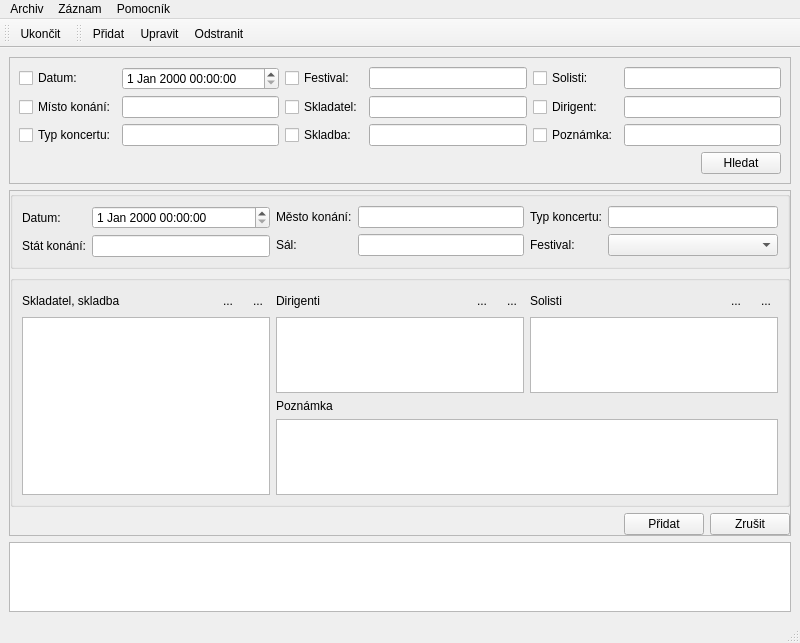
<?xml version="1.0" encoding="UTF-8"?>
<ui version="4.0">
 <class>MainWindow</class>
 <widget class="QMainWindow" name="MainWindow">
  <property name="geometry">
   <rect>
    <x>0</x>
    <y>0</y>
    <width>800</width>
    <height>643</height>
   </rect>
  </property>
  <property name="windowTitle">
   <string>Filharmonie Brno - Arcihv koncertů</string>
  </property>
  <widget class="QWidget" name="centralwidget">
   <layout class="QGridLayout" name="gridLayout_9">
    <item row="0" column="0">
     <widget class="QFrame" name="frame_search">
      <property name="frameShape">
       <enum>QFrame::StyledPanel</enum>
      </property>
      <property name="frameShadow">
       <enum>QFrame::Raised</enum>
      </property>
      <layout class="QGridLayout" name="gridLayout_2">
       <item row="0" column="0">
        <widget class="QCheckBox" name="checkBox">
         <property name="text">
          <string>Datum:</string>
         </property>
        </widget>
       </item>
       <item row="0" column="1">
        <widget class="QDateTimeEdit" name="dateTimeEdit_2"/>
       </item>
       <item row="0" column="2">
        <widget class="QCheckBox" name="checkBox_4">
         <property name="text">
          <string>Festival:</string>
         </property>
        </widget>
       </item>
       <item row="0" column="3">
        <widget class="QLineEdit" name="lineEdit_14"/>
       </item>
       <item row="0" column="4">
        <widget class="QCheckBox" name="checkBox_7">
         <property name="text">
          <string>Solisti:</string>
         </property>
        </widget>
       </item>
       <item row="0" column="5">
        <widget class="QLineEdit" name="lineEdit_15"/>
       </item>
       <item row="1" column="0">
        <widget class="QCheckBox" name="checkBox_2">
         <property name="text">
          <string>Místo konání:</string>
         </property>
        </widget>
       </item>
       <item row="1" column="1">
        <widget class="QLineEdit" name="lineEdit_9"/>
       </item>
       <item row="1" column="2">
        <widget class="QCheckBox" name="checkBox_5">
         <property name="text">
          <string>Skladatel:</string>
         </property>
        </widget>
       </item>
       <item row="1" column="3">
        <widget class="QLineEdit" name="lineEdit_12"/>
       </item>
       <item row="1" column="4">
        <widget class="QCheckBox" name="checkBox_8">
         <property name="text">
          <string>Dirigent:</string>
         </property>
        </widget>
       </item>
       <item row="1" column="5">
        <widget class="QLineEdit" name="lineEdit_10"/>
       </item>
       <item row="2" column="0">
        <widget class="QCheckBox" name="checkBox_3">
         <property name="text">
          <string>Typ koncertu:</string>
         </property>
        </widget>
       </item>
       <item row="2" column="1">
        <widget class="QLineEdit" name="lineEdit_13"/>
       </item>
       <item row="2" column="2">
        <widget class="QCheckBox" name="checkBox_6">
         <property name="text">
          <string>Skladba:</string>
         </property>
        </widget>
       </item>
       <item row="2" column="3">
        <widget class="QLineEdit" name="lineEdit_16"/>
       </item>
       <item row="2" column="4">
        <widget class="QCheckBox" name="checkBox_9">
         <property name="text">
          <string>Poznámka:</string>
         </property>
        </widget>
       </item>
       <item row="2" column="5">
        <widget class="QLineEdit" name="lineEdit_11"/>
       </item>
       <item row="3" column="0" colspan="6">
        <layout class="QHBoxLayout" name="horizontalLayout_2">
         <item>
          <spacer name="horizontalSpacer_2">
           <property name="orientation">
            <enum>Qt::Horizontal</enum>
           </property>
           <property name="sizeHint" stdset="0">
            <size>
             <width>40</width>
             <height>20</height>
            </size>
           </property>
          </spacer>
         </item>
         <item>
          <widget class="QPushButton" name="btn_search">
           <property name="text">
            <string>Hledat</string>
           </property>
           <property name="icon">
            <iconset resource="resource.qrc">
             <normaloff>:/icons/icons/Actions-edit-find-icon.png</normaloff>:/icons/icons/Actions-edit-find-icon.png</iconset>
           </property>
           <property name="iconSize">
            <size>
             <width>24</width>
             <height>24</height>
            </size>
           </property>
          </widget>
         </item>
        </layout>
       </item>
      </layout>
     </widget>
    </item>
    <item row="1" column="0">
     <widget class="QFrame" name="frame_edit">
      <property name="frameShape">
       <enum>QFrame::StyledPanel</enum>
      </property>
      <property name="frameShadow">
       <enum>QFrame::Raised</enum>
      </property>
      <layout class="QGridLayout" name="gridLayout_11">
       <property name="leftMargin">
        <number>0</number>
       </property>
       <property name="topMargin">
        <number>0</number>
       </property>
       <property name="rightMargin">
        <number>0</number>
       </property>
       <property name="bottomMargin">
        <number>0</number>
       </property>
       <item row="0" column="0">
        <widget class="QGroupBox" name="groupBox">
         <property name="title">
          <string/>
         </property>
         <layout class="QGridLayout" name="gridLayout_8">
          <item row="0" column="0">
           <layout class="QGridLayout" name="gridLayout">
            <item row="0" column="0">
             <widget class="QLabel" name="label">
              <property name="text">
               <string>Datum:</string>
              </property>
             </widget>
            </item>
            <item row="0" column="1">
             <widget class="QDateTimeEdit" name="dateTimeEdit"/>
            </item>
            <item row="1" column="0">
             <widget class="QLabel" name="label_2">
              <property name="text">
               <string>Stát konání:</string>
              </property>
             </widget>
            </item>
            <item row="1" column="1">
             <widget class="QLineEdit" name="lineEdit"/>
            </item>
           </layout>
          </item>
          <item row="0" column="1">
           <layout class="QGridLayout" name="gridLayout_5">
            <item row="0" column="0">
             <widget class="QLabel" name="label_3">
              <property name="text">
               <string>Město konání:</string>
              </property>
             </widget>
            </item>
            <item row="0" column="1">
             <widget class="QLineEdit" name="lineEdit_2"/>
            </item>
            <item row="1" column="0">
             <widget class="QLabel" name="label_5">
              <property name="text">
               <string>Sál:</string>
              </property>
             </widget>
            </item>
            <item row="1" column="1">
             <widget class="QLineEdit" name="lineEdit_3"/>
            </item>
           </layout>
          </item>
          <item row="0" column="2">
           <layout class="QGridLayout" name="gridLayout_7">
            <item row="0" column="0">
             <widget class="QLabel" name="label_4">
              <property name="text">
               <string>Typ koncertu:</string>
              </property>
             </widget>
            </item>
            <item row="0" column="1">
             <widget class="QLineEdit" name="lineEdit_4"/>
            </item>
            <item row="1" column="0">
             <widget class="QLabel" name="label_9">
              <property name="text">
               <string>Festival:</string>
              </property>
             </widget>
            </item>
            <item row="1" column="1">
             <widget class="QComboBox" name="comboBox"/>
            </item>
           </layout>
          </item>
         </layout>
         <zorder></zorder>
         <zorder></zorder>
         <zorder></zorder>
        </widget>
       </item>
       <item row="1" column="0">
        <widget class="QGroupBox" name="groupBox_2">
         <property name="title">
          <string/>
         </property>
         <layout class="QGridLayout" name="gridLayout_10">
          <item row="0" column="0" rowspan="2">
           <layout class="QGridLayout" name="gridLayout_3">
            <item row="0" column="0">
             <widget class="QLabel" name="label_6">
              <property name="text">
               <string>Skladatel, skladba</string>
              </property>
             </widget>
            </item>
            <item row="0" column="1">
             <widget class="QToolButton" name="toolButton">
              <property name="text">
               <string>...</string>
              </property>
              <property name="icon">
               <iconset resource="resource.qrc">
                <normaloff>:/icons/icons/Actions-list-add-icon.png</normaloff>:/icons/icons/Actions-list-add-icon.png</iconset>
              </property>
              <property name="autoRaise">
               <bool>true</bool>
              </property>
             </widget>
            </item>
            <item row="0" column="2">
             <widget class="QToolButton" name="toolButton_2">
              <property name="text">
               <string>...</string>
              </property>
              <property name="icon">
               <iconset resource="resource.qrc">
                <normaloff>:/icons/icons/Actions-list-remove-icon.png</normaloff>:/icons/icons/Actions-list-remove-icon.png</iconset>
              </property>
              <property name="autoRaise">
               <bool>true</bool>
              </property>
             </widget>
            </item>
            <item row="1" column="0" colspan="3">
             <widget class="QListView" name="listView"/>
            </item>
           </layout>
          </item>
          <item row="0" column="1">
           <layout class="QGridLayout" name="gridLayout_4">
            <item row="0" column="0">
             <widget class="QLabel" name="label_7">
              <property name="text">
               <string>Dirigenti</string>
              </property>
             </widget>
            </item>
            <item row="0" column="1">
             <widget class="QToolButton" name="toolButton_3">
              <property name="text">
               <string>...</string>
              </property>
              <property name="icon">
               <iconset resource="resource.qrc">
                <normaloff>:/icons/icons/Actions-list-add-icon.png</normaloff>:/icons/icons/Actions-list-add-icon.png</iconset>
              </property>
              <property name="autoRaise">
               <bool>true</bool>
              </property>
             </widget>
            </item>
            <item row="0" column="2">
             <widget class="QToolButton" name="toolButton_4">
              <property name="text">
               <string>...</string>
              </property>
              <property name="icon">
               <iconset resource="resource.qrc">
                <normaloff>:/icons/icons/Actions-list-remove-icon.png</normaloff>:/icons/icons/Actions-list-remove-icon.png</iconset>
              </property>
              <property name="autoRaise">
               <bool>true</bool>
              </property>
             </widget>
            </item>
            <item row="1" column="0" colspan="3">
             <widget class="QListView" name="listView_3">
              <property name="sizePolicy">
               <sizepolicy hsizetype="Preferred" vsizetype="Expanding">
                <horstretch>0</horstretch>
                <verstretch>0</verstretch>
               </sizepolicy>
              </property>
             </widget>
            </item>
           </layout>
          </item>
          <item row="0" column="2">
           <layout class="QGridLayout" name="gridLayout_6">
            <item row="0" column="0">
             <widget class="QLabel" name="label_10">
              <property name="text">
               <string>Solisti</string>
              </property>
             </widget>
            </item>
            <item row="0" column="1">
             <widget class="QToolButton" name="toolButton_5">
              <property name="text">
               <string>...</string>
              </property>
              <property name="icon">
               <iconset resource="resource.qrc">
                <normaloff>:/icons/icons/Actions-list-add-icon.png</normaloff>:/icons/icons/Actions-list-add-icon.png</iconset>
              </property>
              <property name="autoRaise">
               <bool>true</bool>
              </property>
             </widget>
            </item>
            <item row="0" column="2">
             <widget class="QToolButton" name="toolButton_6">
              <property name="text">
               <string>...</string>
              </property>
              <property name="icon">
               <iconset resource="resource.qrc">
                <normaloff>:/icons/icons/Actions-list-remove-icon.png</normaloff>:/icons/icons/Actions-list-remove-icon.png</iconset>
              </property>
              <property name="autoRaise">
               <bool>true</bool>
              </property>
             </widget>
            </item>
            <item row="1" column="0" colspan="3">
             <widget class="QListView" name="listView_2">
              <property name="sizePolicy">
               <sizepolicy hsizetype="Preferred" vsizetype="Expanding">
                <horstretch>0</horstretch>
                <verstretch>0</verstretch>
               </sizepolicy>
              </property>
             </widget>
            </item>
           </layout>
          </item>
          <item row="1" column="1" colspan="2">
           <layout class="QVBoxLayout" name="verticalLayout_3">
            <item>
             <widget class="QLabel" name="label_8">
              <property name="text">
               <string>Poznámka</string>
              </property>
             </widget>
            </item>
            <item>
             <widget class="QTextEdit" name="textEdit">
              <property name="sizePolicy">
               <sizepolicy hsizetype="Preferred" vsizetype="Expanding">
                <horstretch>0</horstretch>
                <verstretch>0</verstretch>
               </sizepolicy>
              </property>
             </widget>
            </item>
           </layout>
          </item>
         </layout>
        </widget>
       </item>
       <item row="2" column="0">
        <layout class="QHBoxLayout" name="horizontalLayout">
         <item>
          <spacer name="horizontalSpacer">
           <property name="orientation">
            <enum>Qt::Horizontal</enum>
           </property>
           <property name="sizeHint" stdset="0">
            <size>
             <width>40</width>
             <height>20</height>
            </size>
           </property>
          </spacer>
         </item>
         <item>
          <widget class="QPushButton" name="btn_edit_confirm">
           <property name="text">
            <string>Přidat</string>
           </property>
           <property name="icon">
            <iconset resource="resource.qrc">
             <normaloff>:/icons/icons/Actions-dialog-ok-apply-icon.png</normaloff>:/icons/icons/Actions-dialog-ok-apply-icon.png</iconset>
           </property>
           <property name="iconSize">
            <size>
             <width>24</width>
             <height>24</height>
            </size>
           </property>
          </widget>
         </item>
         <item>
          <widget class="QPushButton" name="btn_edit_cancel">
           <property name="text">
            <string>Zrušit</string>
           </property>
           <property name="icon">
            <iconset resource="resource.qrc">
             <normaloff>:/icons/icons/Actions-dialog-close-icon.png</normaloff>:/icons/icons/Actions-dialog-close-icon.png</iconset>
           </property>
           <property name="iconSize">
            <size>
             <width>24</width>
             <height>24</height>
            </size>
           </property>
          </widget>
         </item>
        </layout>
       </item>
      </layout>
      <zorder>groupBox_2</zorder>
      <zorder>groupBox</zorder>
     </widget>
    </item>
    <item row="2" column="0">
     <widget class="QTableView" name="tableView"/>
    </item>
   </layout>
  </widget>
  <widget class="QMenuBar" name="menubar">
   <property name="geometry">
    <rect>
     <x>0</x>
     <y>0</y>
     <width>800</width>
     <height>21</height>
    </rect>
   </property>
   <widget class="QMenu" name="menuArchiv">
    <property name="title">
     <string>Archiv</string>
    </property>
    <addaction name="actionUkoncit"/>
   </widget>
   <widget class="QMenu" name="menuZaznam">
    <property name="title">
     <string>Záznam</string>
    </property>
    <addaction name="actionPridat"/>
    <addaction name="actionUpravit"/>
    <addaction name="actionOdstranit"/>
   </widget>
   <widget class="QMenu" name="menuPomocnik">
    <property name="title">
     <string>Pomocník</string>
    </property>
    <addaction name="actionO_programe"/>
   </widget>
   <addaction name="menuArchiv"/>
   <addaction name="menuZaznam"/>
   <addaction name="menuPomocnik"/>
  </widget>
  <widget class="QStatusBar" name="statusbar"/>
  <widget class="QToolBar" name="toolBar">
   <property name="windowTitle">
    <string>toolBar</string>
   </property>
   <attribute name="toolBarArea">
    <enum>TopToolBarArea</enum>
   </attribute>
   <attribute name="toolBarBreak">
    <bool>false</bool>
   </attribute>
   <addaction name="actionUkoncit"/>
  </widget>
  <widget class="QToolBar" name="toolBar_2">
   <property name="windowTitle">
    <string>toolBar_2</string>
   </property>
   <attribute name="toolBarArea">
    <enum>TopToolBarArea</enum>
   </attribute>
   <attribute name="toolBarBreak">
    <bool>false</bool>
   </attribute>
   <addaction name="actionPridat"/>
   <addaction name="actionUpravit"/>
   <addaction name="actionOdstranit"/>
  </widget>
  <action name="actionPridat_zaznam">
   <property name="text">
    <string>Pridat zaznam</string>
   </property>
  </action>
  <action name="actionUpravit_zaznam">
   <property name="text">
    <string>Upravit zaznam</string>
   </property>
  </action>
  <action name="actionOdstranit_zaznam">
   <property name="text">
    <string>Odstranit zaznam</string>
   </property>
  </action>
  <action name="actionUkoncit">
   <property name="icon">
    <iconset resource="resource.qrc">
     <normaloff>:/icons/icons/Actions-application-exit-icon.png</normaloff>:/icons/icons/Actions-application-exit-icon.png</iconset>
   </property>
   <property name="text">
    <string>Ukončit</string>
   </property>
  </action>
  <action name="actionPridat">
   <property name="icon">
    <iconset resource="resource.qrc">
     <normaloff>:/icons/icons/Actions-list-add-icon.png</normaloff>:/icons/icons/Actions-list-add-icon.png</iconset>
   </property>
   <property name="text">
    <string>Přidat</string>
   </property>
  </action>
  <action name="actionUpravit">
   <property name="icon">
    <iconset resource="resource.qrc">
     <normaloff>:/icons/icons/Actions-document-edit-icon.png</normaloff>:/icons/icons/Actions-document-edit-icon.png</iconset>
   </property>
   <property name="text">
    <string>Upravit</string>
   </property>
  </action>
  <action name="actionOdstranit">
   <property name="icon">
    <iconset resource="resource.qrc">
     <normaloff>:/icons/icons/Actions-list-remove-icon.png</normaloff>:/icons/icons/Actions-list-remove-icon.png</iconset>
   </property>
   <property name="text">
    <string>Odstranit</string>
   </property>
  </action>
  <action name="actionO_programe">
   <property name="text">
    <string>O programe</string>
   </property>
  </action>
 </widget>
 <resources>
  <include location="resource.qrc"/>
 </resources>
 <connections>
  <connection>
   <sender>actionUkoncit</sender>
   <signal>triggered(bool)</signal>
   <receiver>MainWindow</receiver>
   <slot>close()</slot>
   <hints>
    <hint type="sourcelabel">
     <x>-1</x>
     <y>-1</y>
    </hint>
    <hint type="destinationlabel">
     <x>399</x>
     <y>299</y>
    </hint>
   </hints>
  </connection>
 </connections>
</ui>
